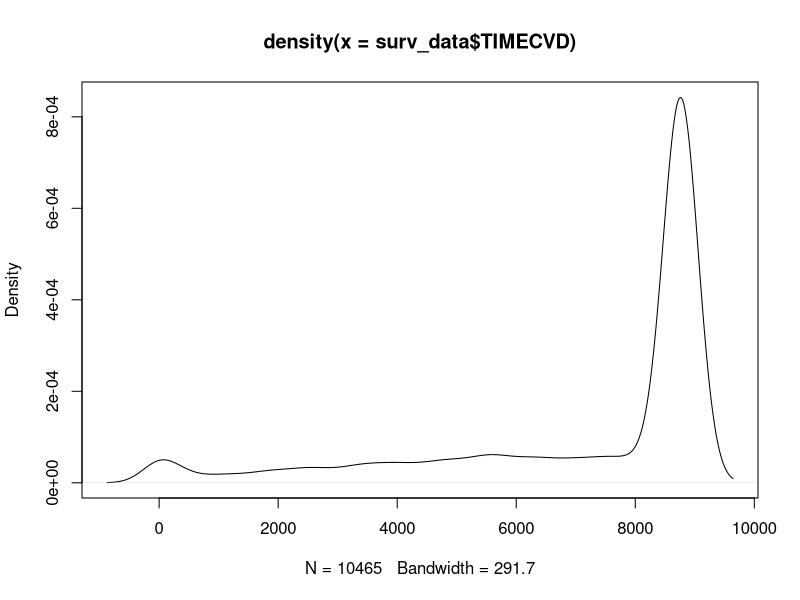
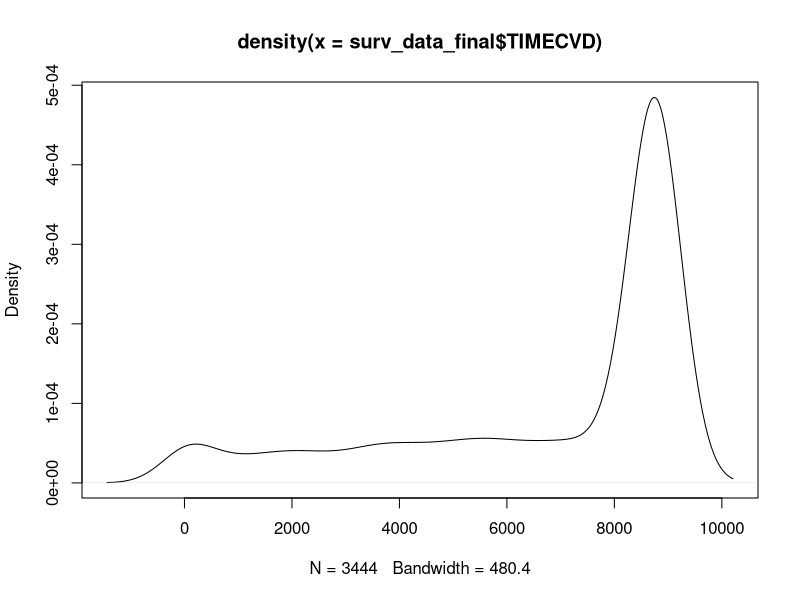
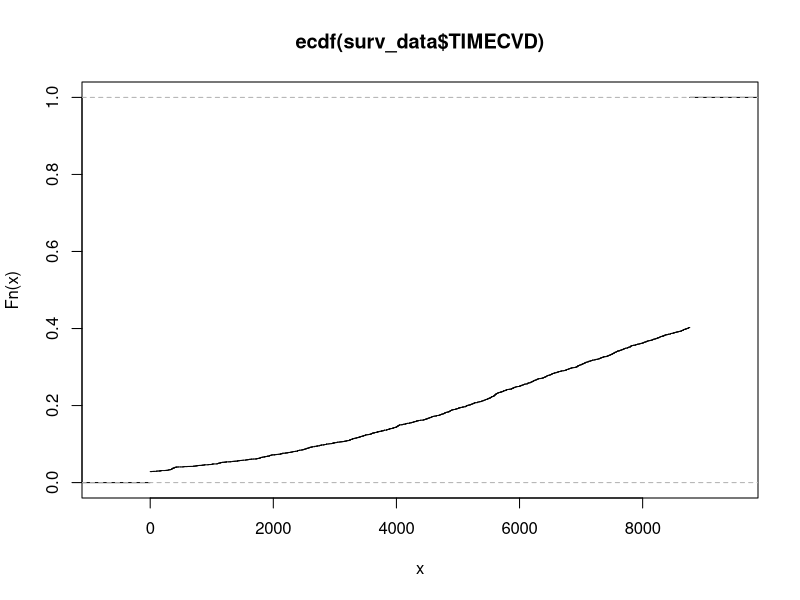
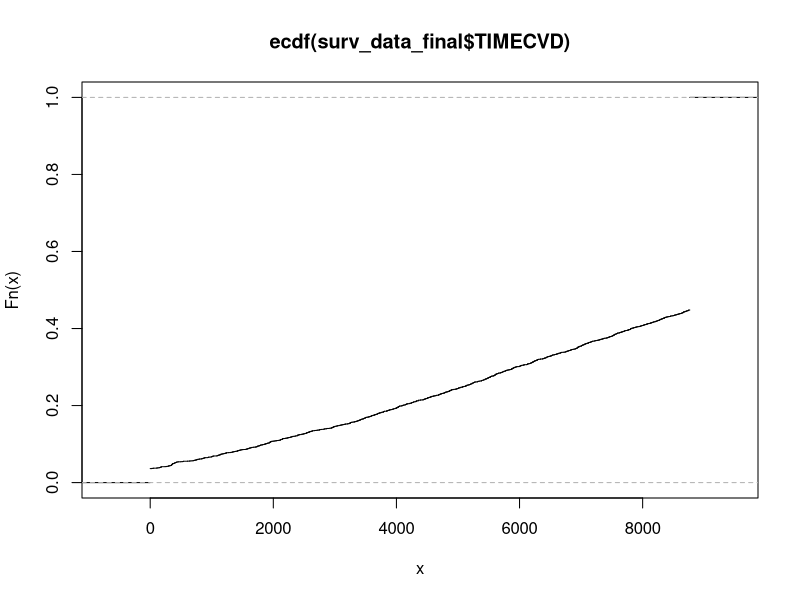
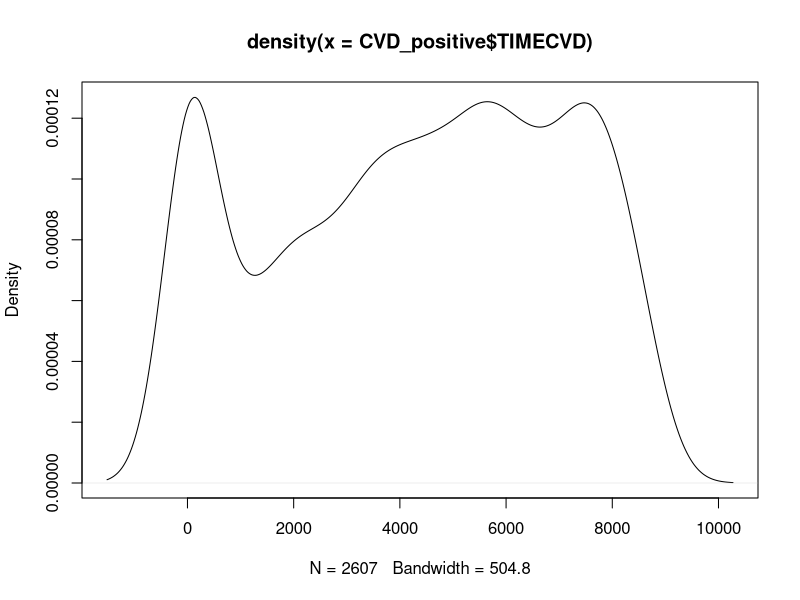
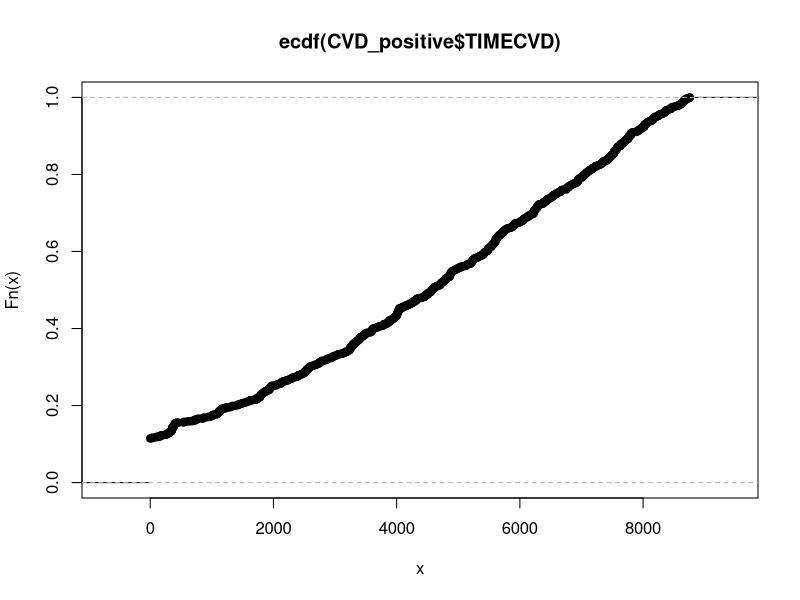
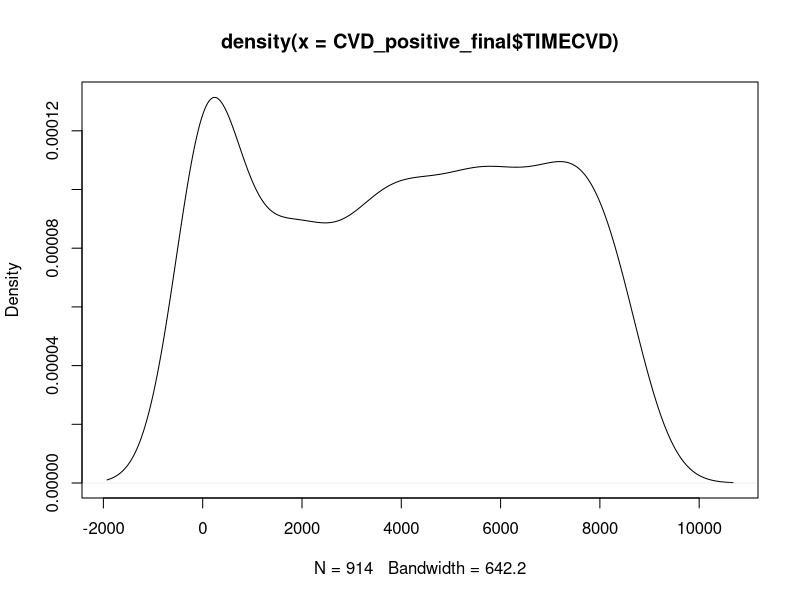
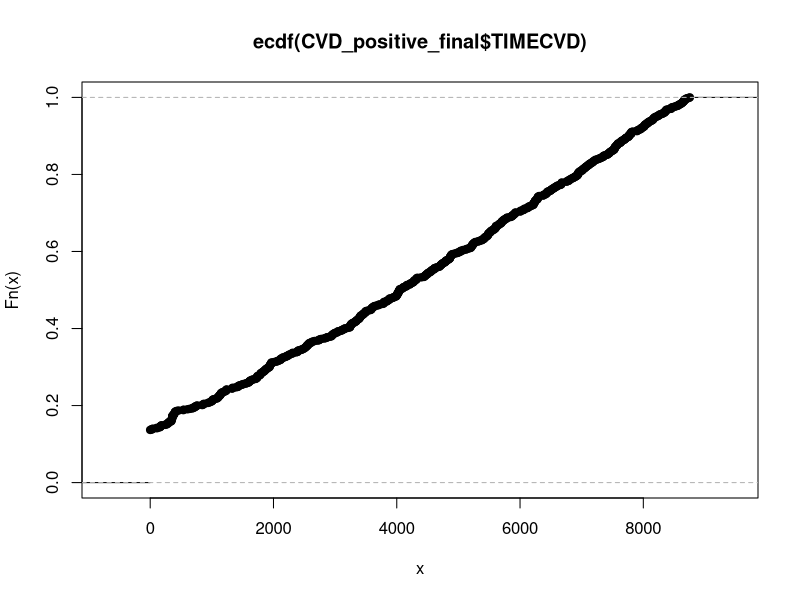

Reproduce these figures in R, in order.
library(dplyr)
library(ggplot2)
library(survival)
library(tidyr)

setwd("C:/Users/SIMON/Desktop/GitHub/regression-project")
surv_data <- read.csv("training_data.csv") %>%
  filter(is.na(CVD) == F) # make sure there are no NAs in CVD (there are in fact none)
# I do this analysis based on the values for individuals in the baseline examination!  
# Below is basically Sigurd's code for the model_input.csv data but it keeps all variables
surv_data_final <- surv_data %>%
  tibble() |>
  mutate(LDLC=NULL, HDLC=NULL) |>
  filter(
    PERIOD == 1, # most importantly!
    HEARTRTE < 200,
    TOTCHOL < 600,
    SYSBP < 250,
  ) |>
  drop_na()

# check distribution of TIMECVD
time_dens <- plot(density(surv_data$TIMECVD))
time_dens <-  plot(density(surv_data_final$TIMECVD))
# plot the CDF
time_cdf <- ecdf(surv_data$TIMECVD)
plot(time_cdf) # I don't understand why this doesn't reach 1?
plot(ecdf(surv_data_final$TIMECVD))

# should we maybe consider TIMECVD only for those who actually got CVD?
# create a subset of people with CVD
CVD_positive <- subset(surv_data, CVD == 1) 
CVD_positive_final <- subset(surv_data_final, CVD == 1)
# distribution and CDF
time_dens_pos <- density(CVD_positive$TIMECVD)
time_cdf_pos <- ecdf(CVD_positive$TIMECVD)
plot(time_dens_pos)
plot(time_cdf_pos)

time_dens_pos_final <- density(CVD_positive_final$TIMECVD)
time_cdf_pos_final <- ecdf(CVD_positive_final$TIMECVD)
plot(time_dens_pos_final)
plot(time_cdf_pos_final)

# CDF is pretty much a linear line: "flow" of CVD-diagnosis is constant over time 
# with small bump at a couple of days after first examination

# survival functions: survfit
# our time variable is TIME and the event is CVD
# since we have right-rensored data I added type = right. I am not sure what this changes
# Is it right that we don't use the TIMECVD variable here? 
# I copy the structure here from RwR chap. 11 (fig. 11.2)
surv_arg <- Surv(time = surv_data$TIME, event = surv_data$CVD, type = "right")
surv_arg_final <- Surv(time = surv_data_final$TIMECVD, event = surv_data_final$CVD, type = "right")

# Kaplan-Meier version (default)
survfit_KM <- survfit(surv_arg ~ 1) # why ~ 1 ?
survfit_KM_final <- survfit(surv_arg_final ~ 1)
# Nelson-Aalen version
survfit_NA <- survfit(surv_arg ~ 1,
                      stype = 2)

survfit_NA_final <- survfit(surv_arg_final ~ 1,
                            stype = 2)
# Nelson-Aalen with Fleming-Harrington correction
survfit_NA_FH <- survfit(surv_arg ~ 1,
                      stype = 2,
                      ctype = 2)
survfit_NA_FH_final <- survfit(surv_arg_final ~ 1,
                         stype = 2,
                         ctype = 2)

surv_plot <- summary(survfit_KM, data.frame = TRUE) %>%
  ggplot(aes(time, surv)) +
  geom_step(data = summary(survfit_NA, data.frame = TRUE), color = "blue") +
  geom_step(data = summary(survfit_NA_FH, data.frame = TRUE), color = "red")  +
  geom_step() +
  ylim(0,1) +
  xlab("Time (days)") + 
  ylab("Probability of not having CVD")
surv_plot

# The result is almost identical for all specifications (KM, NA, NA_FH)

# This graph seems odd. There are clear steps for when people drop out
# Why does the probability decrease so drastically after ~4,000 days?
# I'm stupid: I used the whole training sample where I should only have used those that appear in the first examination
# Do it again with this limited sample AND with TIMECVD as the time variable as it should be:

surv_plot_final <- summary(survfit_KM_final, data.frame = TRUE) %>%
  ggplot(aes(time, surv)) +
  geom_step(data = summary(survfit_NA_final, data.frame = TRUE), color = "blue") +
  geom_step(data = summary(survfit_NA_FH_final, data.frame = TRUE), color = "red")  +
  geom_step() +
  ylim(0,1) +
  xlab("Time (days)") + 
  ylab("Probability of not having CVD")
surv_plot_final


# This gives a blank grid. Maybe because I use TIME and not TIMECVD?
# I use TIMECVD now

surv_arg_CVD <- Surv(time = surv_data_final$TIMECVD, event = surv_data_final$CVD, type = "right")
survfit_CVD <- survfit(surv_arg_CVD ~ 1)
surv_plot_CVD <- summary(survfit_CVD, data.frame = TRUE) %>%
  ggplot(aes(time, surv)) +
  geom_step()
surv_plot_CVD

# This looks like something we would want to see! The survival function is decreasing at a constant rate
# The survival prob. at the end of the sollow-up periods is about 70 %



